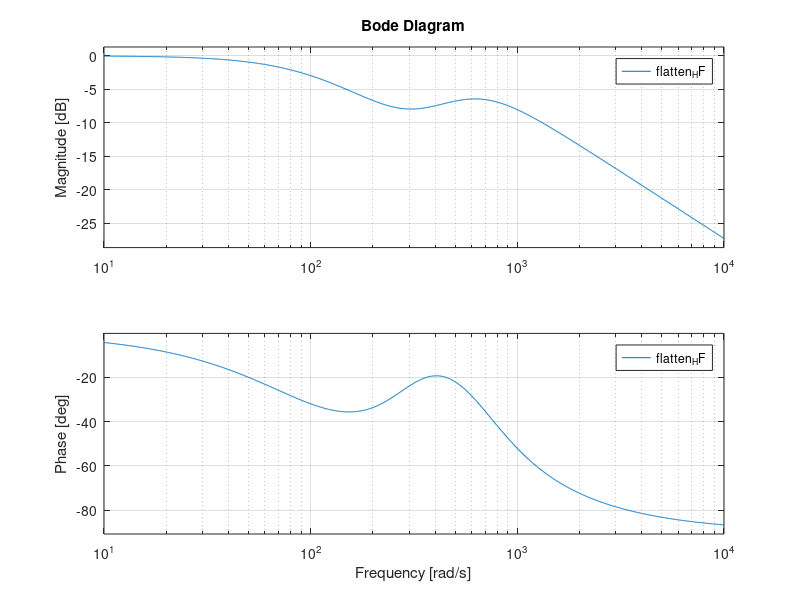
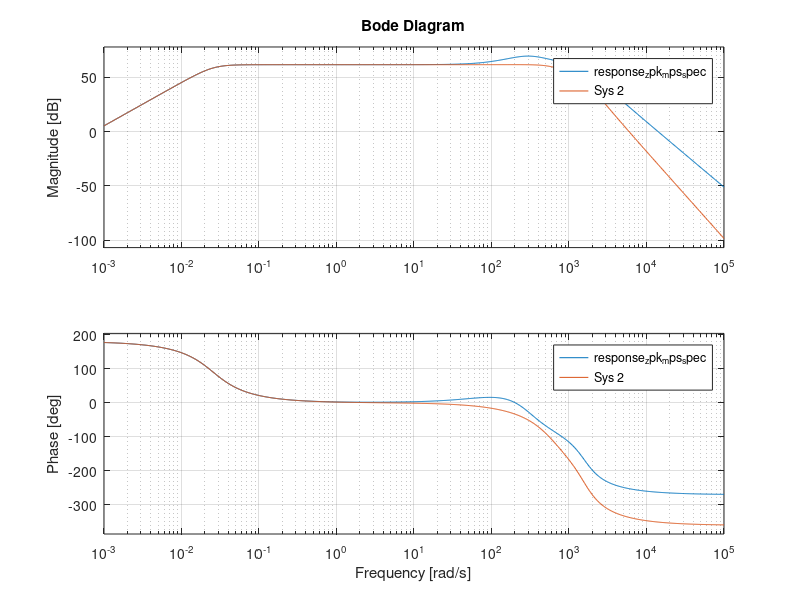

The MATLAB source for these figures, in order:
% play with the T240 response


clear
close all
%%
% This is the spec for the T240

spec_k = 2.316e9; % from the manual
spec_gain = 1196.5;

% this is in units of V/(m/s);
response_zpk_mps_spec = spec_gain * zpk([0 0 -108 -161], ...
    [-0.01815 + 0.01799i, -0.01815 - 0.01799i, -173, ...
    -196 + 231i, -196 - 231i, -732 + 1415i,  -732 - 1415i], spec_k) ;


flatten_zeros = [-173, -196 + 231i, -196 - 231i];
flatten_poles = [-108, -161, -2*pi*100*[1+1i, 1-1i]/sqrt(2)];
flatten_gain  = prod(abs(flatten_poles)) / prod(abs(flatten_zeros));
flatten_HF = zpk(flatten_zeros, flatten_poles, flatten_gain);

figure
bode(flatten_HF)

response_zpk_mps_smoothed = minreal(response_zpk_mps_spec * flatten_HF);

disp(' ')
disp('the smoothed resp is :')
disp(response_zpk_mps_smoothed)
disp(' ')

figure
bode(response_zpk_mps_spec, response_zpk_mps_spec * flatten_HF)